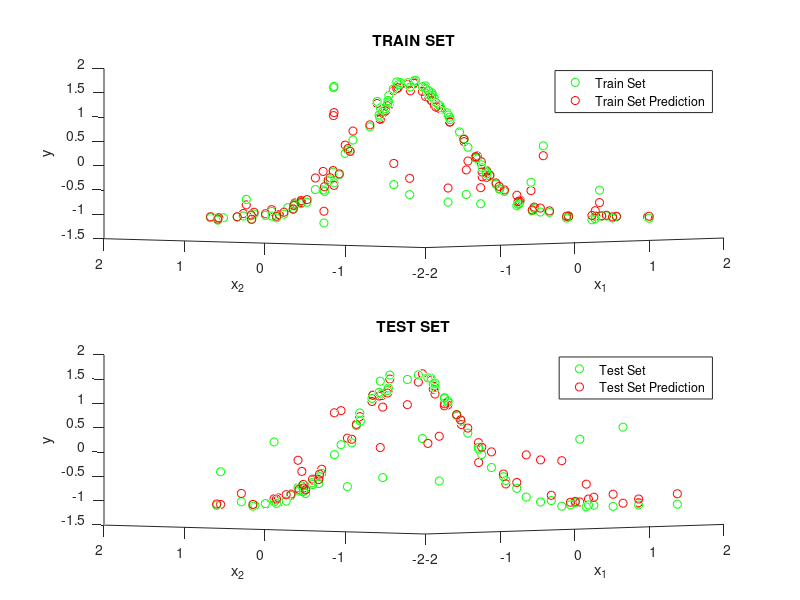

This figure's MATLAB source:
% Gaussian Example
% Robert Kuramshin
clear all;clc;

data=zscore(csvread('gaussian_data.csv'));
x=data(:,1:end-1);
y=data(:,end);

N = length(y);

%random shuffle
shuffled_indexes = randperm(N);
x = x(shuffled_indexes,:);
y = y(shuffled_indexes,:);

%train split amount
t_split = 0.6;

%test/train split

N_train = (N*t_split);
N_test = N-N_train;

x_test = x(N_train+1:end,:);
x_train = x(1:N_train,:);

y_test = y(N_train+1:end,:);
y_train = y(1:N_train,:);


%gaussian
K=zeros(N_train,N_train);
for j=1:N_train
 for i=1:N_train
    K(i,j)=exp(-norm(x_train(j,:)-x_train(i,:)));
 end
end

y_predicted_sample=zeros(N_train,1);

lambda=0.1;

for i=1:N_train
    if mod(i,10) == 0
        fprintf('Training on Sample: %d of %d\n',i,N_train);
    end
    y_predicted_sample(i,1)= y_train'*((K+ lambda*eye(N_train))\K(i,:)');
end

in_sample_error = norm(y_predicted_sample-y_train)^2/N_train

figure
hs(1) = subplot(2,1,1);
%in sample
hold on

scatter3(hs(1),x_train(:,1),x_train(:,2),y_train,'g')
scatter3(hs(1),x_train(:,1),x_train(:,2),y_predicted_sample,'r')

title('TRAIN SET')
xlabel({'x_1'})
ylabel({'x_2'})
zlabel('y')
view([-47.1 4.4])
legend('Train Set','Train Set Prediction')

hold off

k=zeros(N_test,N_train);
for j=1:N_train
 for i=1:N_test
    k(i,j)=exp(-norm(x_train(j,:)-x_test(i,:)));
 end
end

y_predicted=zeros(N_test,1);

for i=1:N_test
    y_predicted(i,1)= y_train'*((K+ lambda*eye(N_train))\k(i,:)');
end

out_sample_error = norm(y_predicted-y_test)^2/N_test

hs(2) = subplot(2,1,2);
%out of sample
hold on

scatter3(hs(2),x_test(:,1),x_test(:,2),y_test,'g')
scatter3(hs(2),x_test(:,1),x_test(:,2),y_predicted,'r')

title('TEST SET')
xlabel({'x_1'})
ylabel({'x_2'})
zlabel('y')
view([-47.1 4.4])
legend('Test Set','Test Set Prediction')

hold off